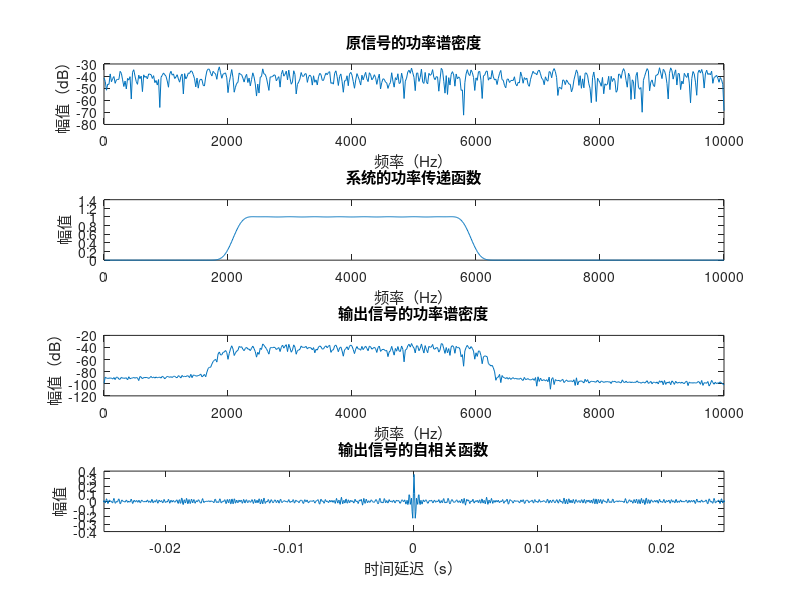

This figure's MATLAB source:
%% 参数设置
N = 1000; % 信号长度
fs = 20000; % 采样频率
fc1 = 2000; % 带通系统的低截止频率
fc2 = 6000; % 带通系统的高截止频率
n = 100; % 带通滤波器的阶数
nfft = N; % FFT长度

%% 产生高斯白噪声信号
x = wgn(1, N, 1, 'linear'); % 使用wgn函数，指定功率为1W

%% 设计带通系统
b = fir1(n, [fc1 fc2] / (fs / 2), 'bandpass', hamming (n + 1)); % 使用fir1函数和hamming窗

%% 计算输出信号
y = filter(b, 1, x); % 使用filter函数计算输出信号

%% 计算相应数据
% 计算原信号的功率谱密度
[pxx_x, f_x] = periodogram(x, hamming (N), nfft, fs); % 使用periodogram函数和hamming窗

% 计算系统的功率传递函数
HW = fft (b, 2 * nfft); % 使用fft函数计算系统的频率响应
HW2 = abs(HW) .^ 2; % 计算系统的功率传递函数
w = (1:N) / N * 10000; % 计算频率坐标

% 计算输出信号的功率谱密度
[pxx_y, f_y] = periodogram(y, hamming (N), nfft, fs); % 使用periodogram函数和hamming窗

% 计算输出信号的自相关函数
[r_y, lags_y] = xcorr(y, 'biased'); % 使用xcorr函数计算自相关函数，'biased'表示归一化处理

%% 绘制图像
figure;
subplot (4, 1, 1);
plot(f_x, 10 * log10(pxx_x)); title ('原信号的功率谱密度'); xlabel ('频率（Hz）'); ylabel ('幅值（dB）');
subplot (4, 1, 2);
plot(w, abs(HW2(1:N))); title ('系统的功率传递函数'); xlabel ('频率（Hz）'); ylabel ('幅值');
subplot (4, 1, 3);
plot(f_y, 10 * log10(pxx_y)); title ('输出信号的功率谱密度'); xlabel ('频率（Hz）'); ylabel ('幅值（dB）');
subplot (4, 1, 4);
plot(lags_y / fs, r_y); title ('输出信号的自相关函数'); xlabel ('时间延迟（s）'); ylabel ('幅值');
xlim([-0.025 0.025]);
